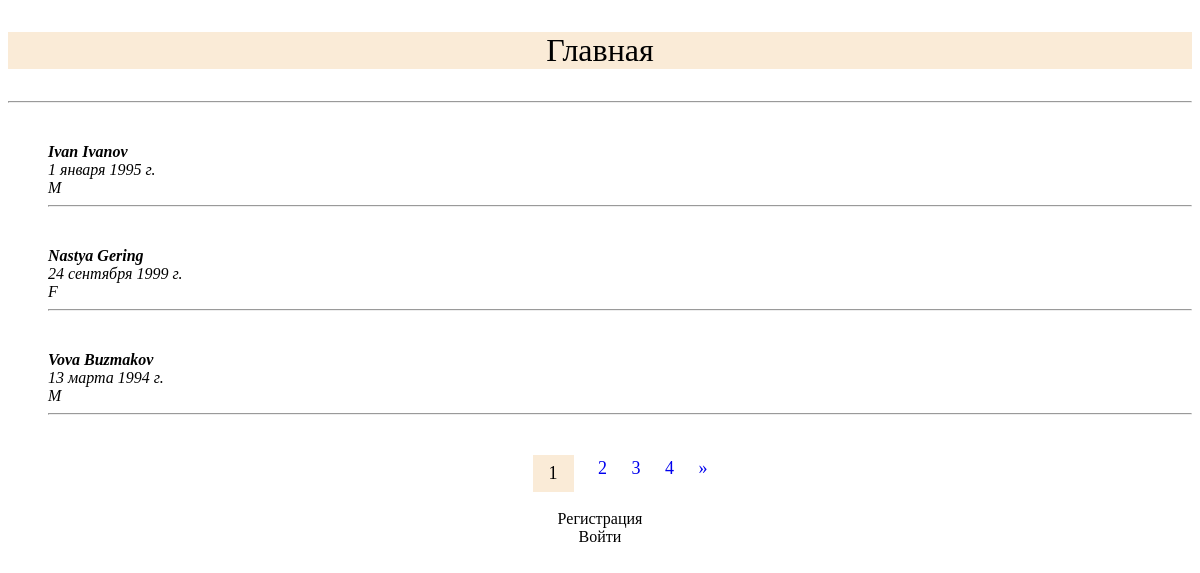
The page / on the database its author committed.
### userlist/models.py (models this page shows, shortened)
class UserList(models.Model):
    first_name = models.CharField(max_length=20, verbose_name='Имя')
    last_name = models.CharField(max_length=40, verbose_name='Фамилия')
    dob = models.DateField(blank=True, verbose_name='Дата рождения')
    sex_id = models.ForeignKey('MaleFemale',on_delete=models.CASCADE, default=1, verbose_name='Пол')
    user = models.ForeignKey(User, verbose_name='Пользователь', on_delete=models.CASCADE)

class MaleFemale(models.Model):
    sex = models.CharField(max_length=1, unique=True, verbose_name='Пол')
    def __str__(self):
        return self.sex

### userlist/views.py (the view)
# urls.py: path('', IndexPage.as_view(), name='home'),
class IndexPage(ListView):
    template_name = 'userlist/index.html'
    model = UserList
    context_object_name = 'users'
    paginate_by = 3
    def get_context_data(self, **kwargs: Any):
        context = super().get_context_data(**kwargs)
        context['title'] = 'Главная'
        return context

### userlist/templates/userlist/index.html (shortened to what this page needs)
{% extends 'userlist/base.html' %}
{% block content %}
<ul class="list_1">
    {% for item in users %}
    <li><strong>{{ item.first_name }} {{ item.last_name }}</strong></li>
    <li>{{ item.dob }}</li>
    <li>{{ item.sex_id }}</li>
    <hr>
    {% endfor %}
</ul>
<div class="pagination">
    <ul>
    {% for p in paginator.page_range %}
        {% if page_obj.number == p %}
            <li class="active">{{ p }}</li>
        {% else %}
            <li><a href="?page={{ p }}">{{ p }}</a></li>
        {% endif %}
    {% endfor %}
        {% if page_obj.has_next %}
            <li><a href="?page={{ page_obj.next_page_number }}">»</a></li>
        {% endif %}
    </ul>
</div>
{% if request.user.is_authenticated %}
<p class="btn"><strong>Привет, {{user.username}}</strong><a class="btn" href="{% url 'logout' %}">Выйти</a></p>
{% else %}
<a class="btn" href="{% url 'registration' %}">Регистрация</a>
<a class="btn" href="{% url 'login' %}">Войти</a>
{% endif %}
{% endblock content %}

### userlist/templates/userlist/base.html (shortened to what this page needs)
{% load static %}
<!DOCTYPE html>
<html>
<head>
    <link rel="stylesheet" href="{% static 'userlist/css/style.css' %}">
</head>
<body>
    <div class="header"><p>{{title}}</p></div>
    <hr>
    {% block content %}
    {% endblock content %}
</body>
</html>

### userlist/static/userlist/css/style.css (style rules this page uses)
.header { background-color: antiquewhite; display: block; margin: auto; text-align: center; font-size: 32px; }
.list_1 { text-decoration: none; font-style: italic; list-style: none; }
.btn { text-decoration: none; border-radius: 2px; color: black; margin-bottom: 10px; display: block; margin: auto; text-align: center; }
hr { margin-bottom: 40px; }
.pagination ul { display: block; font-size: 18px; list-style: none; text-align: center; }
.pagination ul li { display: inline-block; margin: 0 10px 0 ; }
.pagination ul li a { float: left; text-decoration: none; }
.pagination ul li.active { padding: 8px 16px; background-color: antiquewhite; color: black; }

### rows shown on the page
UserList: first_name "Ivan", last_name "Ivanov", dob "1 января 1995 г.", sex_id "M"
UserList: first_name "Nastya", last_name "Gering", dob "24 сентября 1999 г.", sex_id "F"
UserList: first_name "Vova", last_name "Buzmakov", dob "13 марта 1994 г.", sex_id "M"

### other values the page prints
{{ title }} "Главная"
{{ p }} "1"
{{ p }} "2" "3" "4"
